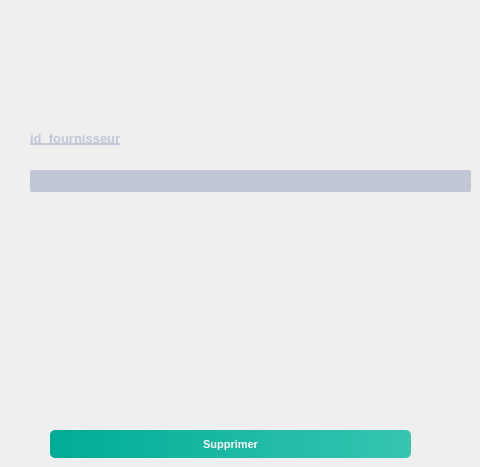
        <widget class="QWidget" name="tab_4">
         <attribute name="title">
          <string>supprission d'un fournisseur</string>
         </attribute>
         <widget class="QLabel" name="label">
          <property name="geometry">
           <rect>
            <x>30</x>
            <y>130</y>
            <width>131</width>
            <height>16</height>
           </rect>
          </property>
          <property name="font">
           <font>
            <pointsize>-1</pointsize>
            <weight>75</weight>
            <bold>true</bold>
            <underline>true</underline>
           </font>
          </property>
          <property name="styleSheet">
           <string notr="true">QLabel
{
	background-color: transparent;
	color: #c2c7d5;
	font-size: 13px;

}</string>
          </property>
          <property name="text">
           <string>id_fournisseur</string>
          </property>
         </widget>
         <widget class="QPushButton" name="pushButton">
          <property name="geometry">
           <rect>
            <x>50</x>
            <y>430</y>
            <width>361</width>
            <height>28</height>
           </rect>
          </property>
          <property name="styleSheet">
           <string notr="true">QPushButton
{
	background-color: qlineargradient(spread:pad, x1:0, y1:0.511, x2:1, y2:0.511, stop:0 rgba(0, 172, 149, 255),stop:0.995192 rgba(54, 197, 177, 255));
	color: #fff;
	font-size: 11px;
	font-weight: bold;
	border: none;
	border-radius: 5px;
	padding: 5px;

}


QPushButton::hover
{
	background-color: qlineargradient(spread:pad, x1:0, y1:0.511, x2:1, y2:0.511, stop:0 rgba(0, 207, 179, 255),stop:1 rgba(70, 255, 230, 255));

}</string>
          </property>
          <property name="text">
           <string>Supprimer</string>
          </property>
         </widget>
         <widget class="QLineEdit" name="id_sup">
          <property name="geometry">
           <rect>
            <x>30</x>
            <y>170</y>
            <width>441</width>
            <height>22</height>
           </rect>
          </property>
          <property name="styleSheet">
           <string notr="true">background-color: #c2c7d5;
	color: #000;
	font-weight: bold;
	border: none;
	border-radius: 2px;
	padding: 3px;</string>
          </property>
         </widget>
        </widget>
